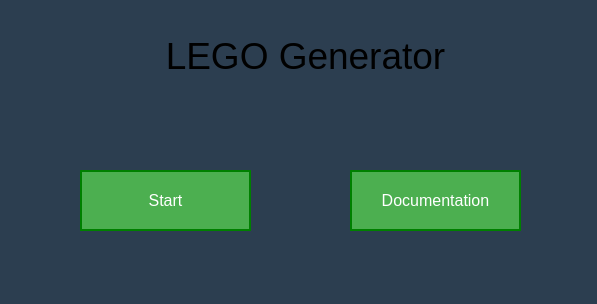
<?xml version="1.0" encoding="UTF-8"?>
<ui version="4.0">
 <class>MainWindow</class>
 <widget class="QMainWindow" name="MainWindow">
  <property name="geometry">
   <rect>
    <x>0</x>
    <y>0</y>
    <width>597</width>
    <height>304</height>
   </rect>
  </property>
  <property name="windowTitle">
   <string>MainWindow</string>
  </property>
  <property name="styleSheet">
   <string notr="true">QWidget{
	background-color: #2C3E50
}</string>
  </property>
  <widget class="QWidget" name="centralwidget">
   <widget class="QLabel" name="label">
    <property name="geometry">
     <rect>
      <x>90</x>
      <y>20</y>
      <width>431</width>
      <height>71</height>
     </rect>
    </property>
    <property name="palette">
     <palette>
      <active>
       <colorrole role="WindowText">
        <brush brushstyle="SolidPattern">
         <color alpha="255">
          <red>170</red>
          <green>85</green>
          <blue>127</blue>
         </color>
        </brush>
       </colorrole>
       <colorrole role="Button">
        <brush brushstyle="SolidPattern">
         <color alpha="255">
          <red>44</red>
          <green>62</green>
          <blue>80</blue>
         </color>
        </brush>
       </colorrole>
       <colorrole role="Base">
        <brush brushstyle="SolidPattern">
         <color alpha="255">
          <red>44</red>
          <green>62</green>
          <blue>80</blue>
         </color>
        </brush>
       </colorrole>
       <colorrole role="Window">
        <brush brushstyle="SolidPattern">
         <color alpha="255">
          <red>44</red>
          <green>62</green>
          <blue>80</blue>
         </color>
        </brush>
       </colorrole>
       <colorrole role="LinkVisited">
        <brush brushstyle="SolidPattern">
         <color alpha="255">
          <red>170</red>
          <green>85</green>
          <blue>127</blue>
         </color>
        </brush>
       </colorrole>
      </active>
      <inactive>
       <colorrole role="WindowText">
        <brush brushstyle="SolidPattern">
         <color alpha="255">
          <red>0</red>
          <green>0</green>
          <blue>0</blue>
         </color>
        </brush>
       </colorrole>
       <colorrole role="Button">
        <brush brushstyle="SolidPattern">
         <color alpha="255">
          <red>240</red>
          <green>240</green>
          <blue>240</blue>
         </color>
        </brush>
       </colorrole>
       <colorrole role="Base">
        <brush brushstyle="SolidPattern">
         <color alpha="255">
          <red>255</red>
          <green>255</green>
          <blue>255</blue>
         </color>
        </brush>
       </colorrole>
       <colorrole role="Window">
        <brush brushstyle="SolidPattern">
         <color alpha="255">
          <red>240</red>
          <green>240</green>
          <blue>240</blue>
         </color>
        </brush>
       </colorrole>
       <colorrole role="LinkVisited">
        <brush brushstyle="SolidPattern">
         <color alpha="255">
          <red>255</red>
          <green>0</green>
          <blue>255</blue>
         </color>
        </brush>
       </colorrole>
      </inactive>
      <disabled>
       <colorrole role="WindowText">
        <brush brushstyle="SolidPattern">
         <color alpha="255">
          <red>120</red>
          <green>120</green>
          <blue>120</blue>
         </color>
        </brush>
       </colorrole>
       <colorrole role="Button">
        <brush brushstyle="SolidPattern">
         <color alpha="255">
          <red>44</red>
          <green>62</green>
          <blue>80</blue>
         </color>
        </brush>
       </colorrole>
       <colorrole role="Base">
        <brush brushstyle="SolidPattern">
         <color alpha="255">
          <red>44</red>
          <green>62</green>
          <blue>80</blue>
         </color>
        </brush>
       </colorrole>
       <colorrole role="Window">
        <brush brushstyle="SolidPattern">
         <color alpha="255">
          <red>44</red>
          <green>62</green>
          <blue>80</blue>
         </color>
        </brush>
       </colorrole>
       <colorrole role="LinkVisited">
        <brush brushstyle="SolidPattern">
         <color alpha="255">
          <red>255</red>
          <green>0</green>
          <blue>255</blue>
         </color>
        </brush>
       </colorrole>
      </disabled>
     </palette>
    </property>
    <property name="font">
     <font>
      <pointsize>28</pointsize>
     </font>
    </property>
    <property name="styleSheet">
     <string notr="true">Qlabel{
	color: purple
}</string>
    </property>
    <property name="text">
     <string>LEGO Generator</string>
    </property>
    <property name="alignment">
     <set>Qt::AlignCenter</set>
    </property>
   </widget>
   <widget class="QPushButton" name="pushButton">
    <property name="geometry">
     <rect>
      <x>350</x>
      <y>170</y>
      <width>171</width>
      <height>61</height>
     </rect>
    </property>
    <property name="styleSheet">
     <string notr="true">QPushButton{
	background-color: #4CAF50;
    border: 2px solid green;
    color: white;
    text-align: center;
    text-decoration: none;
    font-size: 16px;
}</string>
    </property>
    <property name="text">
     <string>Documentation</string>
    </property>
   </widget>
   <widget class="QPushButton" name="pushButton_2">
    <property name="geometry">
     <rect>
      <x>80</x>
      <y>170</y>
      <width>171</width>
      <height>61</height>
     </rect>
    </property>
    <property name="styleSheet">
     <string notr="true">QPushButton{
	background-color: #4CAF50;
    border: 2px solid green;
    color: white;
    text-align: center;
    text-decoration: none;
    font-size: 16px;
}</string>
    </property>
    <property name="text">
     <string>Start</string>
    </property>
   </widget>
  </widget>
  <widget class="QMenuBar" name="menubar">
   <property name="geometry">
    <rect>
     <x>0</x>
     <y>0</y>
     <width>597</width>
     <height>22</height>
    </rect>
   </property>
  </widget>
  <widget class="QStatusBar" name="statusbar"/>
 </widget>
 <resources/>
 <connections/>
</ui>
